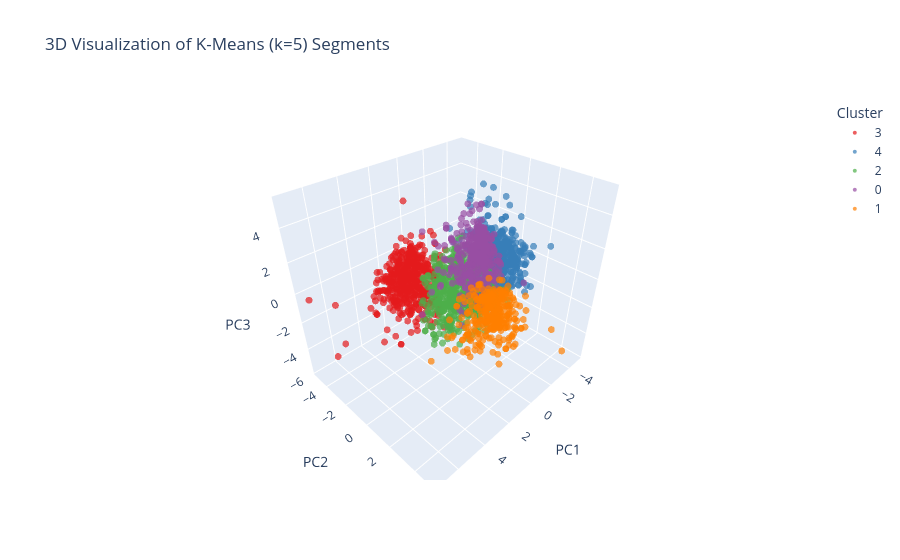

Notebook cell for this chart:
### Markdown cell above
Visualizing why DBSCAN is failing

### Code cell
kmeans_final = KMeans(n_clusters=5, init='k-means++', random_state=42, n_init='auto')
features_for_clustering = df_scaled.drop(columns=['DBSCAN_Cluster', 'PCA_DBSCAN_Cluster'], errors='ignore')
final_labels = kmeans_final.fit_predict(features_for_clustering)
df_pca_viz = pd.DataFrame(pca_data, columns=['PC1', 'PC2', 'PC3'])
df_pca_viz['Cluster'] = final_labels.astype(str) 

fig = px.scatter_3d(
    df_pca_viz, 
    x='PC1', 
    y='PC2', 
    z='PC3',
    color='Cluster', 
    opacity=0.7,
    title='3D Visualization of K-Means (k=5) Segments',
    color_discrete_sequence=px.colors.qualitative.Set1 
)

fig.update_traces(marker=dict(size=4))

fig.show()

### Figure 1 — Plotly figure (JSON) as saved in the notebook; plotly's stock layout.template omitted (floating-point values rounded to 4 significant figures; data arrays with more than 128 entries replaced by an {"elided": "..."} marker saying what was removed)
{"data": [{"hovertemplate": "Cluster=3<br>PC1=%{x}<br>PC2=%{y}<br>PC3=%{z}<extra></extra>", "legendgroup": "3", "marker": {"color": "rgb(228,26,28)", "opacity": 0.7, "size": 4, "symbol": "circle"}, "mode": "markers", "name": "3", "scene": "scene", "showlegend": true, "type": "scatter3d", "x": {"elided": "497 float values"}, "y": {"elided": "497 float values"}, "z": {"elided": "497 float values"}}, {"hovertemplate": "Cluster=4<br>PC1=%{x}<br>PC2=%{y}<br>PC3=%{z}<extra></extra>", "legendgroup": "4", "marker": {"color": "rgb(55,126,184)", "opacity": 0.7, "size": 4, "symbol": "circle"}, "mode": "markers", "name": "4", "scene": "scene", "showlegend": true, "type": "scatter3d", "x": {"elided": "511 float values"}, "y": {"elided": "511 float values"}, "z": {"elided": "511 float values"}}, {"hovertemplate": "Cluster=2<br>PC1=%{x}<br>PC2=%{y}<br>PC3=%{z}<extra></extra>", "legendgroup": "2", "marker": {"color": "rgb(77,175,74)", "opacity": 0.7, "size": 4, "symbol": "circle"}, "mode": "markers", "name": "2", "scene": "scene", "showlegend": true, "type": "scatter3d", "x": {"elided": "514 float values"}, "y": {"elided": "514 float values"}, "z": {"elided": "514 float values"}}, {"hovertemplate": "Cluster=0<br>PC1=%{x}<br>PC2=%{y}<br>PC3=%{z}<extra></extra>", "legendgroup": "0", "marker": {"color": "rgb(152,78,163)", "opacity": 0.7, "size": 4, "symbol": "circle"}, "mode": "markers", "name": "0", "scene": "scene", "showlegend": true, "type": "scatter3d", "x": {"elided": "408 float values"}, "y": {"elided": "408 float values"}, "z": {"elided": "408 float values"}}, {"hovertemplate": "Cluster=1<br>PC1=%{x}<br>PC2=%{y}<br>PC3=%{z}<extra></extra>", "legendgroup": "1", "marker": {"color": "rgb(255,127,0)", "opacity": 0.7, "size": 4, "symbol": "circle"}, "mode": "markers", "name": "1", "scene": "scene", "showlegend": true, "type": "scatter3d", "x": {"elided": "305 float values"}, "y": {"elided": "305 float values"}, "z": {"elided": "305 float values"}}], "layout": {"legend": {"title": {"text": "Cluster"}, "tracegroupgap": 0}, "scene": {"domain": {"x": [0, 1], "y": [0, 1]}, "xaxis": {"title": {"text": "PC1"}}, "yaxis": {"title": {"text": "PC2"}}, "zaxis": {"title": {"text": "PC3"}}}, "title": {"text": "3D Visualization of K-Means (k=5) Segments"}}}
